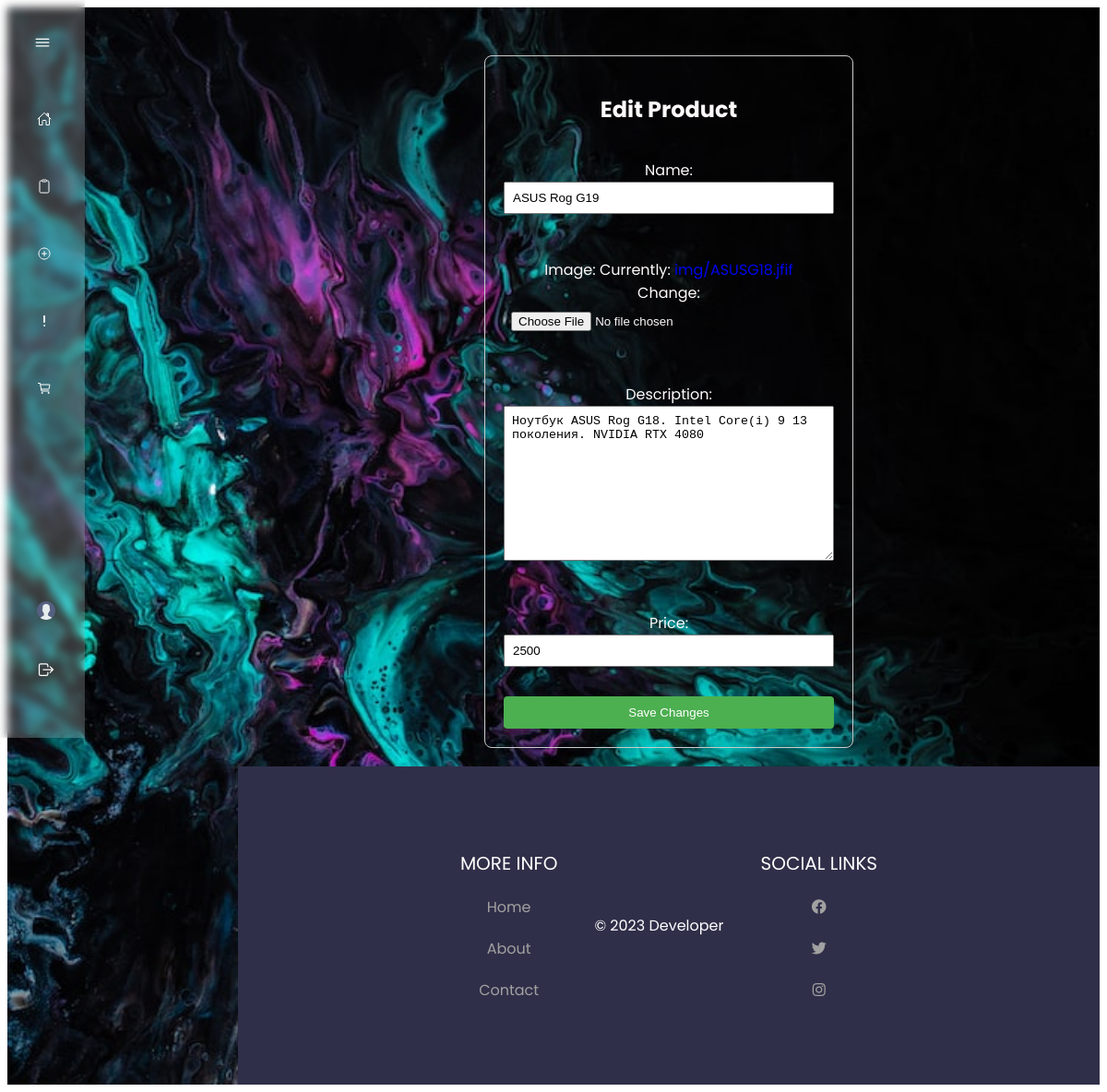
Page /product/1/edit (signed in) on the earlier database version.
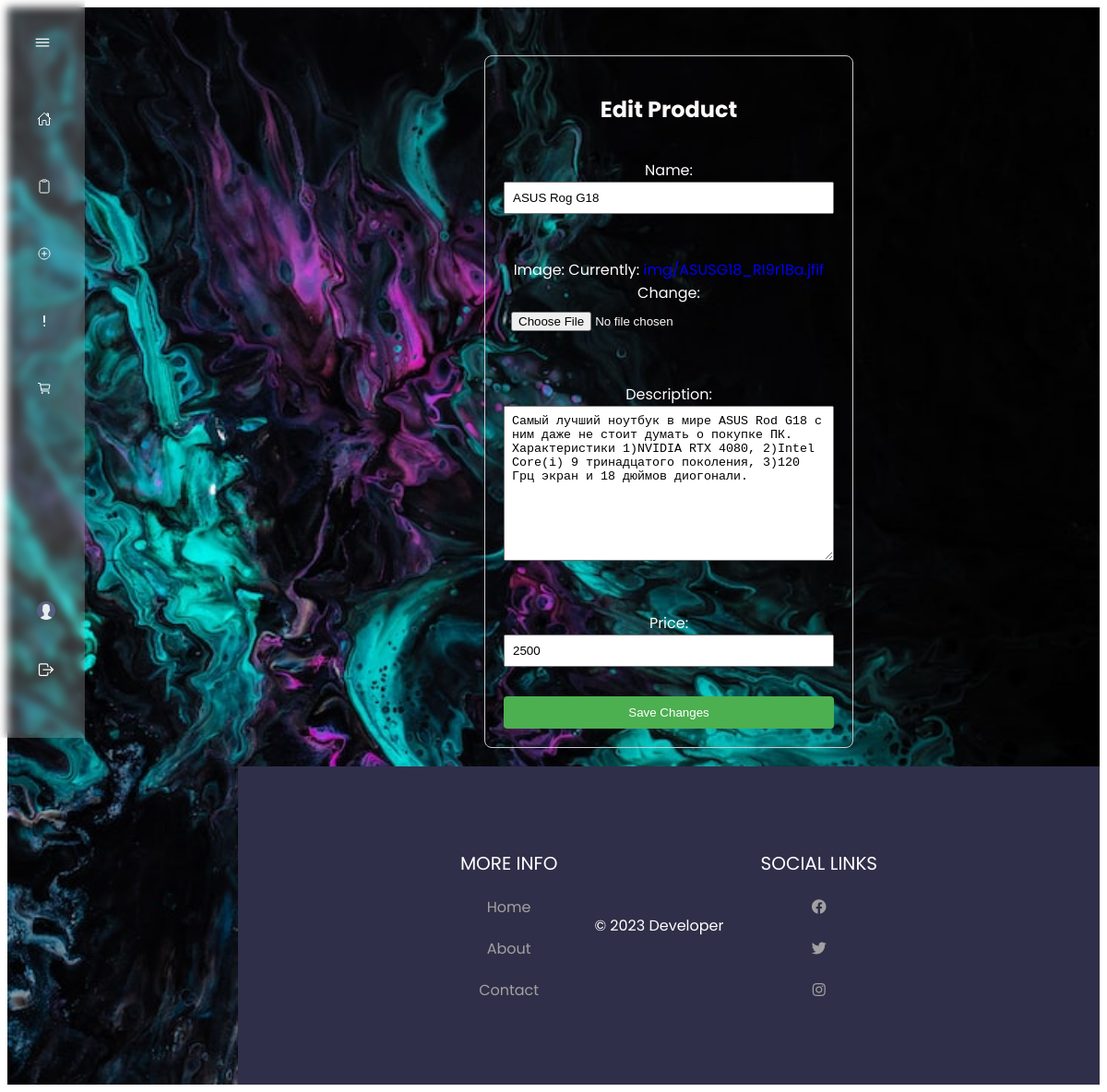
Same page on the later database version.
### Products/models.py (models this page shows, shortened)
class Product(models.Model):
    user = models.ForeignKey(User, on_delete=models.CASCADE, default=1)
    name = models.CharField(max_length=255)
    image = models.ImageField(upload_to='img/')
    description = models.TextField()
    price = models.IntegerField()

### Products/views.py (the view)
# urls.py: path('<int:product_id>/edit', edit_product, name='edit_product'),
def edit_product(request, product_id):
    product = get_object_or_404(Product, id=product_id)
    profile = UserProfile.objects.all()
    user_status = {
        'username': request.user.username,
    }
    if request.user != product.user and not request.user.is_superuser and request.user.groups.first().name != 'Admin':
        return redirect('product')
    if request.method == 'POST':
        form = ProductForm(request.POST, request.FILES, instance=product)
        if form.is_valid():
            form.save()
            return redirect('product')
    else:
        form = ProductForm(instance=product)
    context = {
        'form': form,
        'product': product,
        'user_status': user_status
    }
    return render(request, 'products/edit_product.html', context)

### Products/forms.py
class ProductForm(forms.ModelForm):
    class Meta:
        model = Product
        fields = ['name', 'image', 'description', 'price']

### Products/templates/products/edit_product.html (shortened to what this page needs)
{% extends 'main/base.html' %}
{% block content %}
    <div class="create-product-container">
        <h2>Edit Product</h2>
        <form method="post" enctype="multipart/form-data"class="create-product-form">
            {{ form.as_p }}
            <button type="submit">Save Changes</button>
        </form>
    </div>
{% endblock content %}

Differences in the rows shown:
changed Product: name "ASUS Rog G19" → "ASUS Rog G18"; description "Ноутбук ASUS Rog G18. Intel Core(i) 9 13 поколения. NVIDIA RTX 4080" → "Самый лучший ноутбук в мире ASUS Rod G18 с ним даже не стоит думать о покупке ПК. Характеристики 1)NVIDIA RTX 4080, 2)Intel Core(i) 9 тринадцатого поколения, 3)120 Грц экран и 18 дюймов диогонали."
Other differences:
text no longer shown: "Name: Image: Currently: img/ASUSG18.jfif Change: Description: Price:"
text now shown: "Name: Image: Currently: img/ASUSG18_RI9r1Ba.jfif Change: Description: Price:"
